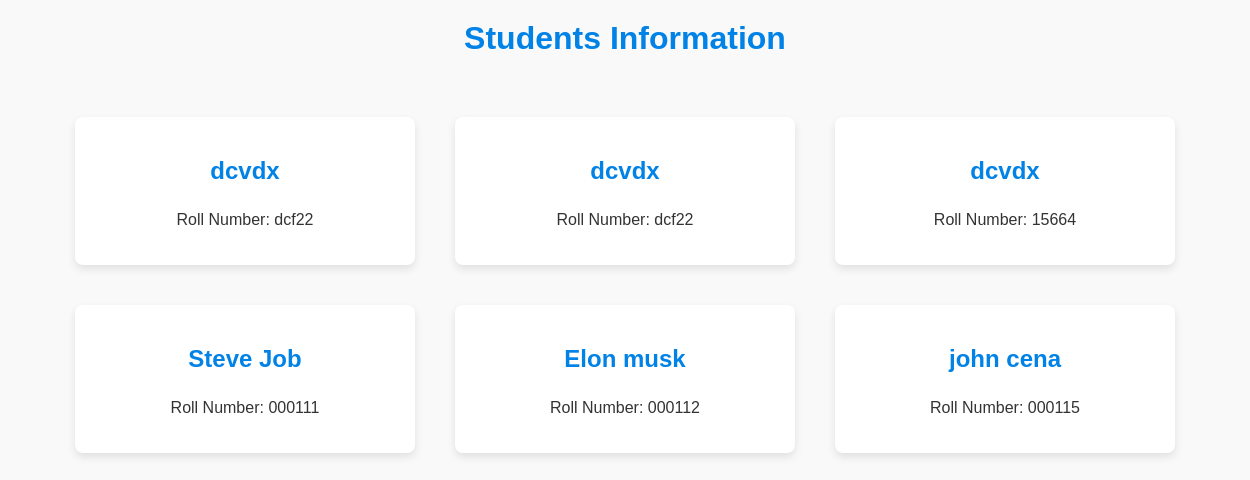
The app's page /user/show_students.php with its own data.
### tables this page shows
CREATE TABLE `students` (
  `id` int(11) NOT NULL,
  `name` varchar(255) NOT NULL,
  `roll_number` varchar(50) NOT NULL
);

### user/show_students.php (the view, shortened to what this page needs)
<?php
include 'connection.php';
$sql = "SELECT * FROM students";
$stmt = $conn->prepare($sql);
$stmt->execute();
$students = $stmt->fetchAll(PDO::FETCH_ASSOC);
?>
<!DOCTYPE html>
<!DOCTYPE html>
<html lang="en">
<head>
</head>
<body>
    <h1>Students Information</h1>
    <div class="container">
        <?php foreach ($students as $student) { ?>
            <div class="card">
                <h2><?php echo $student['name']; ?></h2>
                <p>Roll Number: <?php echo $student['roll_number']; ?></p>
            </div>
        <?php } ?>
    </div>
</body>
</html>

### user/show_students.php (style rules this page uses)
body { font-family: Arial, sans-serif; background-color: #f9f9f9; margin: 0; padding: 0; height:fit-content; }
h1 { text-align: center; margin: 20px 0; color: #0082e6; }
.container { display: flex; flex-wrap: wrap; justify-content: center; align-items: center; width: 100%; height:fit-content; max-width: 1200px; margin: 0 auto; padding: 20px; }
.card { background-color: #fff; border-radius: 8px; box-shadow: 0 4px 8px rgba(0, 0, 0, 0.1); padding: 20px; margin: 20px; width: 300px; text-align: center; display: flex; flex-direction: column; transition: transform 0.2s; }
.card h2 { color: #0082e6; font-size: 24px; margin-bottom: 10px; }
.card p { font-size: 16px; color: #333; }

### records on screen
students: name "dcvdx", roll_number "dcf22"
students: name "dcvdx", roll_number "dcf22"
students: name "dcvdx", roll_number "15664"
students: name "Steve Job", roll_number "000111"
students: name "Elon musk", roll_number "000112"
students: name "john cena", roll_number "000115"
